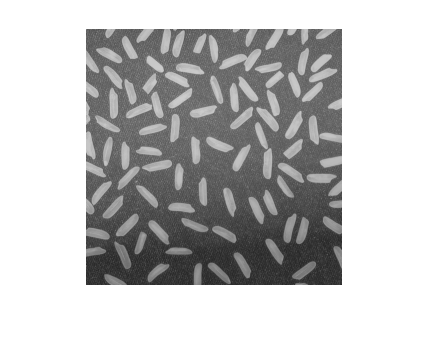
%> input picture R7.png, 430 x 349 px
$ octave EdgeDetect3.m   (GNU Octave 9; MATLAB toolbox functions it lacks are replaced by stand-ins)
%> lines starting %> are read from the running program, lines starting %| are printed output that depends on the picture


% Demo to calculate PSNR of a gray scale image.

% Clean up.
close all;
 clear all;
workspace;
%------ GET DEMO IMAGES ----------------------------------------------------------
% Read in a standard MATLAB gray scale demo image.
grayImage = imread('R7.png');
%> grayImage is the input picture: size 349x430x3 uint8; min 40, max 255, mean 192.2
[rows, columns] = size(grayImage);
%> rows = 349; columns = 1290
% Display the first image.
subplot(2, 2, 1);
imshow(grayImage, []);
title('Original  Image');
set(gcf, 'Position', get(0,'Screensize')); % Maximize figure.
% Get a second image by adding noise to the first image.
noisyImage = imnoise(grayImage, 'gaussian', 0, 0.003);
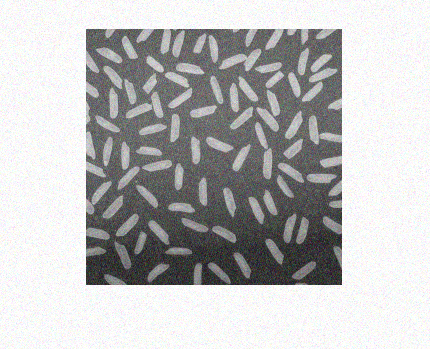
%> noisyImage: size 349x430x3 uint8; mean R, G, B 189, 189.1, 189.1
% Display the second image.
subplot(2, 2, 2);
imshow(noisyImage, []);
title('Noisy Image');

%------ PSNR CALCULATION -----
% Now we have our two images and we can calculate the PSNR.
% First, calculate the "square error" image.
% Make sure they're cast to floating point so that we can get negative differences.
% Otherwise two uint8's that should subtract to give a negative number
% would get clipped to zero and not be negative.
squaredErrorImage = (double(grayImage) - double(noisyImage)) .^ 2;
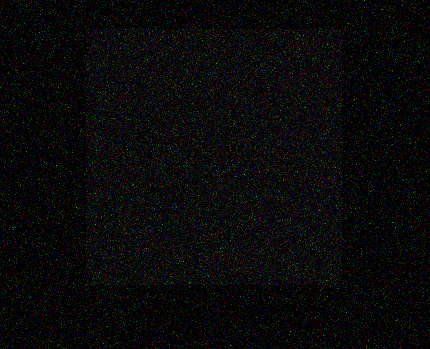
%> squaredErrorImage: size 349x430x3 double; mean R, G, B 139.9, 139.3, 140.9; drawn with min black and max white
% Display the squared error image.
subplot(2, 2, 3);
imshow(squaredErrorImage, []);
title('Squared Error Image');
% Sum the Squared Image and divide by the number of elements
% to get the Mean Squared Error.  It will be a scalar (a single number).
mse = sum(sum(squaredErrorImage)) / (rows * columns);
%> mse = [46.63 46.44 46.96]
% Calculate PSNR (Peak Signal to Noise Ratio) from the MSE according to the formula.
%log10 is used to compress a reference axis so the relevant data shows up, so it's easier to spot,
%like RF [radio frequency] signals in noise.
%> (the run ends here)
